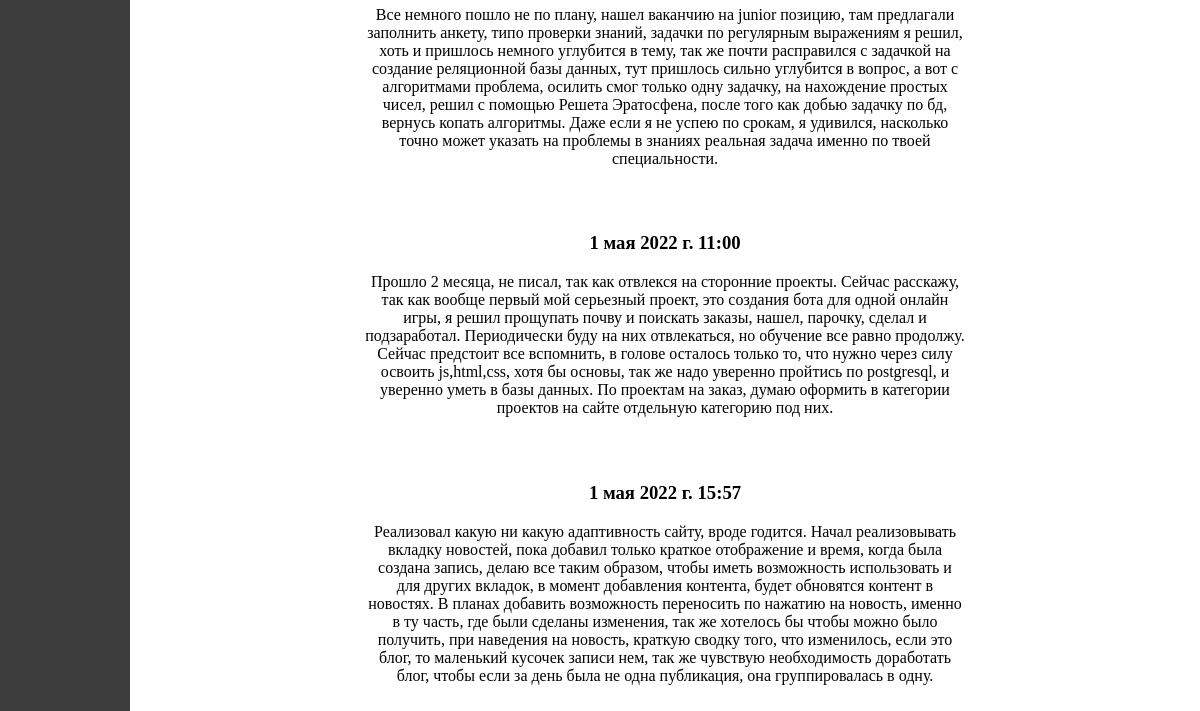
The app's page /blog (lower part), older data.
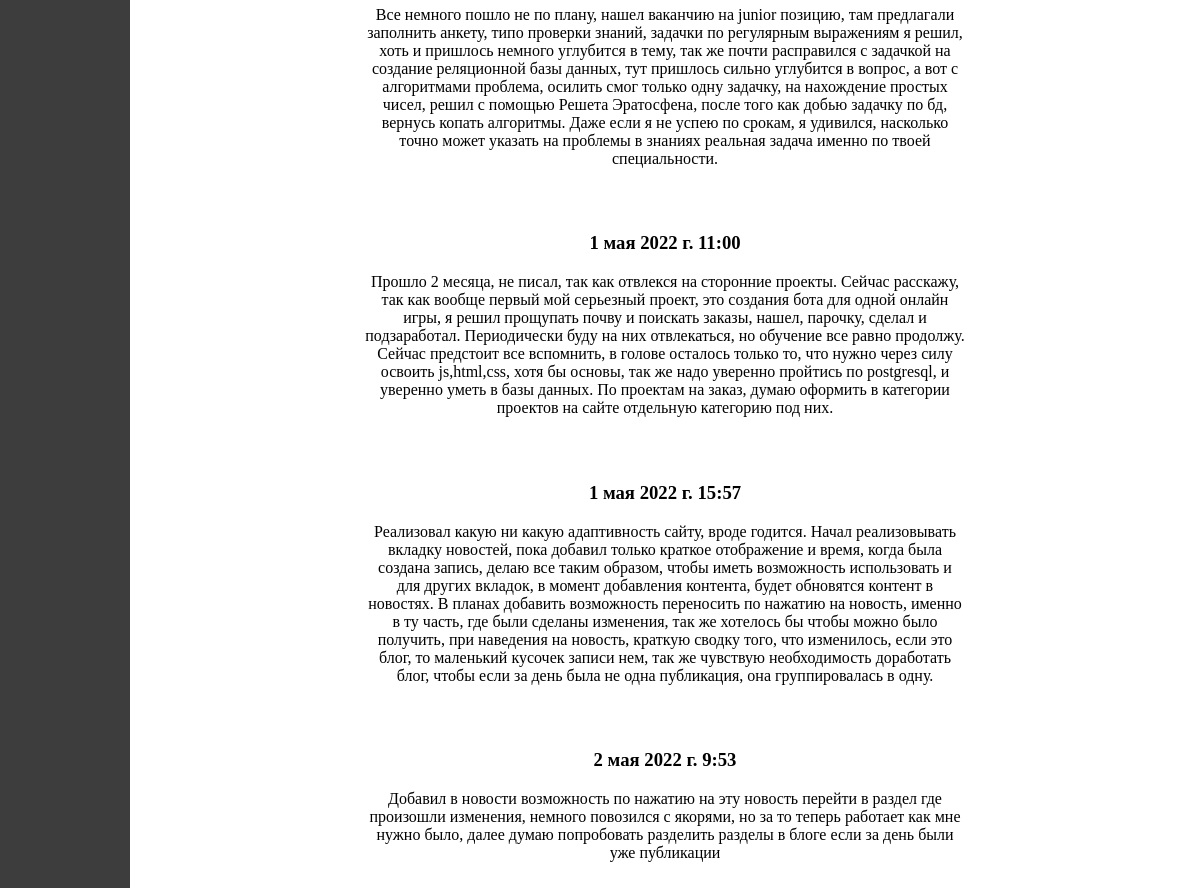
The same page, newer data.
### apps/blog/models.py (models this page shows)
class Publications(models.Model):
    date = models.DateTimeField(auto_now_add=True)
    text = models.TextField(null=True, blank=True)

### apps/blog/views.py (the view)
# urls.py: urlpatterns = [path('', blog, name='blog')]
def blog(request):
    entry_info = updating_publications()
    if entry_info != None: news_publication(entry_info)
    base_param['posts'] = Publications.objects.all()
    return render(request, 'blog/blog.html', base_param)

### apps/blog/views.py (called while the page is built, shortened)
def updating_publications():
    if not exists('..\\publications.txt'): return

### apps/blog/templates/blog/blog.html (shortened to what this page needs)
{% extends "panel.html" %}
{% block content %}
        {% for p in posts %}
            <section class="Blog">
                <article class="Date">
                    <label for="{{p.id}}">
                        <h3>{{p.date}}</h3>
                    </label>
                </article>
                <article class="Text">
                    <p>{{p.text}}</p>
                </article>
            </section>
        {% endfor %}
{% endblock content %}

Row changes from the older to the newer data that the page shows:
added Publications: date "2 мая 2022 г. 9:53", text "Добавил в новости возможность по нажатию на эту новость перейти в раздел где произошли изменения, немного повозился с якорями, но за то теперь работает как мне нужно было, далее думаю попробовать разделить разделы в блоге если за день были уже публикации"
